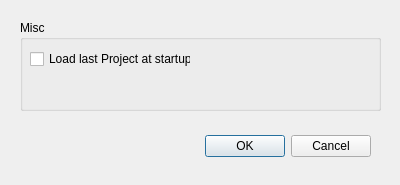
<?xml version="1.0" encoding="UTF-8"?>
<ui version="4.0">
 <class>DialogOptions</class>
 <widget class="QDialog" name="DialogOptions">
  <property name="geometry">
   <rect>
    <x>0</x>
    <y>0</y>
    <width>400</width>
    <height>185</height>
   </rect>
  </property>
  <property name="windowTitle">
   <string>Dialog</string>
  </property>
  <widget class="QWidget" name="layoutWidget">
   <property name="geometry">
    <rect>
     <x>20</x>
     <y>130</y>
     <width>351</width>
     <height>33</height>
    </rect>
   </property>
   <layout class="QHBoxLayout">
    <property name="spacing">
     <number>6</number>
    </property>
    <property name="margin">
     <number>0</number>
    </property>
    <item>
     <spacer>
      <property name="orientation">
       <enum>Qt::Horizontal</enum>
      </property>
      <property name="sizeHint" stdset="0">
       <size>
        <width>131</width>
        <height>31</height>
       </size>
      </property>
     </spacer>
    </item>
    <item>
     <widget class="QPushButton" name="okButton">
      <property name="text">
       <string>OK</string>
      </property>
     </widget>
    </item>
    <item>
     <widget class="QPushButton" name="cancelButton">
      <property name="text">
       <string>Cancel</string>
      </property>
     </widget>
    </item>
   </layout>
  </widget>
  <widget class="QGroupBox" name="groupBoxMisc">
   <property name="geometry">
    <rect>
     <x>20</x>
     <y>20</y>
     <width>361</width>
     <height>91</height>
    </rect>
   </property>
   <property name="title">
    <string>Misc</string>
   </property>
   <widget class="QCheckBox" name="checkBoxLoadLastProjectAtStartup">
    <property name="geometry">
     <rect>
      <x>10</x>
      <y>30</y>
      <width>161</width>
      <height>18</height>
     </rect>
    </property>
    <property name="text">
     <string>Load last Project at startup</string>
    </property>
   </widget>
  </widget>
 </widget>
 <resources/>
 <connections>
  <connection>
   <sender>okButton</sender>
   <signal>clicked()</signal>
   <receiver>DialogOptions</receiver>
   <slot>accept()</slot>
   <hints>
    <hint type="sourcelabel">
     <x>278</x>
     <y>253</y>
    </hint>
    <hint type="destinationlabel">
     <x>96</x>
     <y>254</y>
    </hint>
   </hints>
  </connection>
  <connection>
   <sender>cancelButton</sender>
   <signal>clicked()</signal>
   <receiver>DialogOptions</receiver>
   <slot>reject()</slot>
   <hints>
    <hint type="sourcelabel">
     <x>369</x>
     <y>253</y>
    </hint>
    <hint type="destinationlabel">
     <x>179</x>
     <y>282</y>
    </hint>
   </hints>
  </connection>
 </connections>
</ui>
